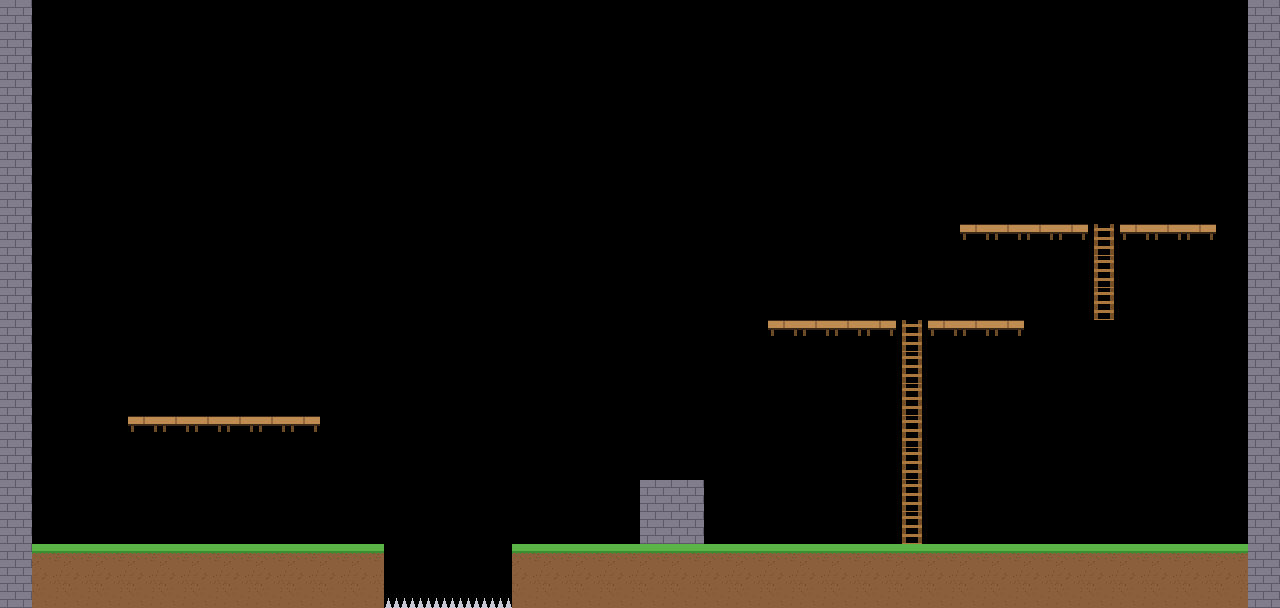

This game map was drawn from its Tiled (.tmx) file and the tilesets committed beside it. A one-line description and the full map source follow:
An orthogonal 40x19 tile map with 32x32 px tiles, 1 tile layer (Ground) and 18 objects (5x collision, 3x platform, 3x enemy, 2x ladder, player_spawn, ...).

<map version="1.10" tiledversion="1.10.2" orientation="orthogonal" renderorder="right-down" width="40" height="19" tilewidth="32" tileheight="32" infinite="0" nextlayerid="3" nextobjectid="19">
 <tileset firstgid="1" name="platform_tiles" tilewidth="32" tileheight="32" tilecount="6" columns="6">
  <image source="platform_tiles.png" width="192" height="32" />
 </tileset>
 <layer id="1" name="Ground" width="40" height="19">
  <data encoding="csv">
5,0,0,0,0,0,0,0,0,0,0,0,0,0,0,0,0,0,0,0,0,0,0,0,0,0,0,0,0,0,0,0,0,0,0,0,0,0,0,5,
5,0,0,0,0,0,0,0,0,0,0,0,0,0,0,0,0,0,0,0,0,0,0,0,0,0,0,0,0,0,0,0,0,0,0,0,0,0,0,5,
5,0,0,0,0,0,0,0,0,0,0,0,0,0,0,0,0,0,0,0,0,0,0,0,0,0,0,0,0,0,0,0,0,0,0,0,0,0,0,5,
5,0,0,0,0,0,0,0,0,0,0,0,0,0,0,0,0,0,0,0,0,0,0,0,0,0,0,0,0,0,0,0,0,0,0,0,0,0,0,5,
5,0,0,0,0,0,0,0,0,0,0,0,0,0,0,0,0,0,0,0,0,0,0,0,0,0,0,0,0,0,0,0,0,0,0,0,0,0,0,5,
5,0,0,0,0,0,0,0,0,0,0,0,0,0,0,0,0,0,0,0,0,0,0,0,0,0,0,0,0,0,0,0,0,0,0,0,0,0,0,5,
5,0,0,0,0,0,0,0,0,0,0,0,0,0,0,0,0,0,0,0,0,0,0,0,0,0,0,0,0,0,0,0,0,0,0,0,0,0,0,5,
5,0,0,0,0,0,0,0,0,0,0,0,0,0,0,0,0,0,0,0,0,0,0,0,0,0,0,0,0,0,3,3,3,3,4,3,3,3,0,5,
5,0,0,0,0,0,0,0,0,0,0,0,0,0,0,0,0,0,0,0,0,0,0,0,0,0,0,0,0,0,0,0,0,0,4,0,0,0,0,5,
5,0,0,0,0,0,0,0,0,0,0,0,0,0,0,0,0,0,0,0,0,0,0,0,0,0,0,0,0,0,0,0,0,0,4,0,0,0,0,5,
5,0,0,0,0,0,0,0,0,0,0,0,0,0,0,0,0,0,0,0,0,0,0,0,3,3,3,3,4,3,3,3,0,0,0,0,0,0,0,5,
5,0,0,0,0,0,0,0,0,0,0,0,0,0,0,0,0,0,0,0,0,0,0,0,0,0,0,0,4,0,0,0,0,0,0,0,0,0,0,5,
5,0,0,0,0,0,0,0,0,0,0,0,0,0,0,0,0,0,0,0,0,0,0,0,0,0,0,0,4,0,0,0,0,0,0,0,0,0,0,5,
5,0,0,0,3,3,3,3,3,3,0,0,0,0,0,0,0,0,0,0,0,0,0,0,0,0,0,0,4,0,0,0,0,0,0,0,0,0,0,5,
5,0,0,0,0,0,0,0,0,0,0,0,0,0,0,0,0,0,0,0,0,0,0,0,0,0,0,0,4,0,0,0,0,0,0,0,0,0,0,5,
5,0,0,0,0,0,0,0,0,0,0,0,0,0,0,0,0,0,0,0,5,5,0,0,0,0,0,0,4,0,0,0,0,0,0,0,0,0,0,5,
5,0,0,0,0,0,0,0,0,0,0,0,0,0,0,0,0,0,0,0,5,5,0,0,0,0,0,0,4,0,0,0,0,0,0,0,0,0,0,5,
5,1,1,1,1,1,1,1,1,1,1,1,0,0,0,0,1,1,1,1,1,1,1,1,1,1,1,1,1,1,1,1,1,1,1,1,1,1,1,5,
5,2,2,2,2,2,2,2,2,2,2,2,6,6,6,6,2,2,2,2,2,2,2,2,2,2,2,2,2,2,2,2,2,2,2,2,2,2,2,5
</data>
 </layer>
 <objectgroup id="2" name="Objects">
  <object id="1" name="player_spawn" x="96" y="480" />
  <object id="2" class="collision" x="32" y="544" width="352" height="64" />
  <object id="3" class="collision" x="512" y="544" width="736" height="64" />
  <object id="4" class="collision" x="0" y="0" width="32" height="608" />
  <object id="5" class="collision" x="1248" y="0" width="32" height="608" />
  <object id="6" class="collision" x="640" y="480" width="64" height="64" />
  <object id="7" class="platform" x="128" y="416" width="192" height="10" />
  <object id="8" class="platform" x="768" y="320" width="256" height="10" />
  <object id="9" class="platform" x="960" y="224" width="256" height="10" />
  <object id="10" class="ladder" x="896" y="320" width="32" height="224" />
  <object id="11" class="ladder" x="1088" y="224" width="32" height="96" />
  <object id="12" name="spikes" class="trigger" x="384" y="588" width="128" height="20" />
  <object id="13" name="lift_route" x="416" y="552">
   <properties>
    <property name="mode" value="ping_pong" />
   </properties>
   <polyline points="0,0 96,0" />
  </object>
  <object id="14" name="bat_route" x="704" y="96">
   <polygon points="0,0 224,0 224,96 0,96" />
  </object>
  <object id="15" name="lift" class="moving_platform" x="384" y="544" width="64" height="16">
   <properties>
    <property name="path" value="lift_route" />
    <property name="speed" value="70" />
   </properties>
  </object>
  <object id="16" name="slime" class="enemy" x="544" y="512" width="32" height="32">
   <properties>
    <property name="ai" value="patrol" />
   </properties>
  </object>
  <object id="17" name="bat" class="enemy" x="704" y="96" width="32" height="32">
   <properties>
    <property name="ai" value="path" />
    <property name="path" value="bat_route" />
   </properties>
  </object>
  <object id="18" name="angry_slime" class="enemy" x="1056" y="512" width="32" height="32">
   <properties>
    <property name="ai" value="chase" />
   </properties>
  </object>
 </objectgroup>
</map>
